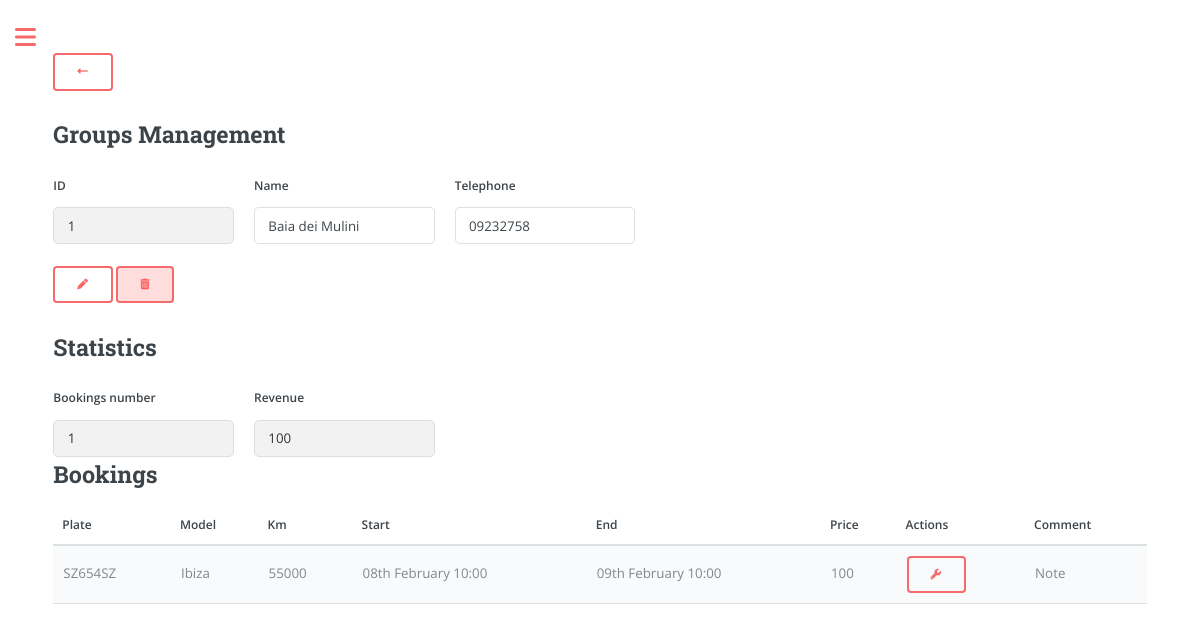
The app's page /groups/1 (signed in), older data.
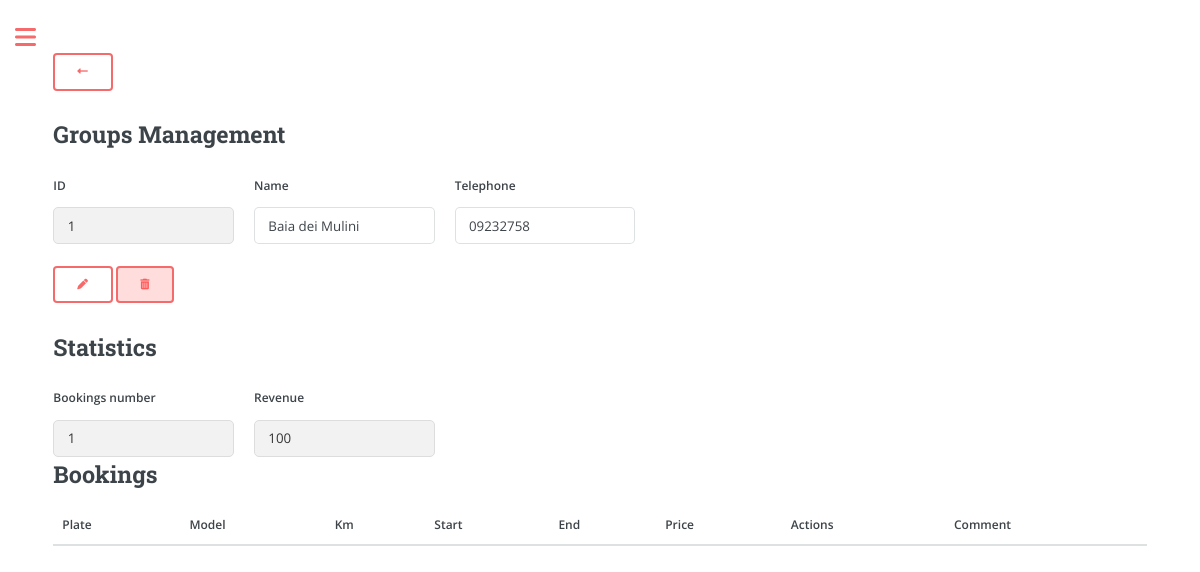
The same page, newer data.
### app/models.py (models this page shows, shortened)
class Booking(db.Model):
    id = db.Column(db.Integer, primary_key=True)
    start_datetime = db.Column(db.DateTime, nullable=False)
    end_datetime = db.Column(db.DateTime, nullable=False)
    car_plate = db.Column(db.String(8), db.ForeignKey('car.plate'), nullable=False)
    user_id = db.Column(db.Integer, db.ForeignKey('user.id'), nullable=False)
    note = db.Column(db.String(160))
    money = db.Column(db.Integer, default=0, index=True)
    km = db.Column(db.Integer, default=0, index=True) # Car's kilometres when booking
    car = db.relationship('Car', backref='bookings', lazy=True)
    contact_id = db.Column(db.Integer, db.ForeignKey('contacts.id', name='booking_contacts_id'), nullable=True)
    group_id = db.Column(db.Integer, db.ForeignKey('groups.id', name='booking_group'), nullable=True)
    group = db.relationship('Groups', back_populates='bookings', lazy=True)

class Car(db.Model):
    plate = db.Column(db.String(8), primary_key=True, index=True, unique=True)
    make = db.Column(db.String(15), index=True)
    model = db.Column(db.String(15), index=True)
    fuel = db.Column(db.String(8), index=True)
    year = db.Column(db.Integer, index=True)
    cc = db.Column(db.Integer, index=True)
    user_id = db.Column(db.Integer, db.ForeignKey('user.id'))
    days = db.Column(db.Integer, default=0, index=True)
    money = db.Column(db.Integer, default=0, index=True) # Referred as 'revenue'
    car_cost = db.Column(db.Integer, default=0, index=True)
    insurance_cost = db.Column(db.Float, default=0, index=True)
    insurance_expiry_date = db.Column(db.DateTime)
    mot_cost = db.Column(db.Float, default=0, index=True)
    mot_expiry_date = db.Column(db.DateTime)
    road_tax_cost = db.Column(db.Float, default=0, index=True)
    road_tax_expiry_date = db.Column(db.DateTime)
    renewal = db.relationship('Renewal', backref='car', lazy='dynamic')
    km = db.Column(db.Integer, default=0, index=True)

### app/routes.py (the view, shortened to what this page needs)
@app.route('/groups/<int:group_id>', methods=['GET', 'POST'])
@login_required
def group_manage(group_id):
    group = Groups.query.get_or_404(group_id)
    group_bookings = group.bookings.all()
    return render_template('group_manage.html' if current_user.language == 'en' else f'group_manage_{current_user.language}.html',
                           group=group, group_bookings=group_bookings, money=group.money, bookings_number=group.bookings_number,
                           user_name=current_user.username if current_user.is_authenticated else None)

### app/models.py (called while the page is built)
@login.user_loader
def load_user(id):
    return User.query.get(int(id))

### app/templates/group_manage.html (shortened to what this page needs)
{% if current_user.language == 'en' %}
    {% extends "index.html" %}
{% else %}
    {% extends "index_" + current_user.language + ".html" %}
{% endif %}
{% block content %}
<link rel="stylesheet" href="{{ url_for('static', filename='css/custom.css') }}">
<div class="row">
    <form action="{{ url_for('groups') }}" method="get">
      <button type="submit" title="Back"><i class="fa-solid fa-left-long"></i></button>
    </form>
  </div>
<h2>Groups Management</h2>
<form method="POST" onsubmit="return confirm('Are you sure you want to proceed?');">
    <div class="row">
        <div class="col">
            <label for="id" class="form-label">ID</label>
            <input type="text" class="form-control" id="id" name="id" value="{{ group.id }}" readonly>
        </div>
        <div class="col">
            <label for="name" class="form-label">Name</label>
            <input type="text" class="form-control" id="name" name="name" value="{{ group.name }}">
        </div>
        <div class="col">
            <label for="telephone" class="form-label">Telephone</label>
            <input type="text" class="form-control" id="telephone" name="telephone" value="{{ group.telephone }}">
        </div>
    </div>
    <br>
    <div class="row">
        <div class="col">
            <button type="submit" class="btn btn-primary" name="action" value="amend"><i class="fa-solid fa-pen"></i></button>
            <button type="submit" class="btn btn-danger btn-delete" name="action" value="delete"><i class="fas fa-trash-alt"></i></button>
        </div>
    </div>
</form>
<h2>Statistics</h2>
<div class="row">
    <div class="col">
        <label for="bookings_number" class="form-label">Bookings number</label>
        <input type="text" class="form-control" id="bookings_number" name="bookings_number" value="{{ bookings_number }}" readonly>
    </div>
    <div class="col">
        <label for="money" class="form-label">Revenue</label>
        <input type="text" class="form-control" id="money" name="money" value="{{ money }}" readonly>
    </div>
</div>
<h2>Bookings</h2>
<form action="{{ url_for('bookings_manage') }}" method="POST">
    <table>
        <thead>
            <tr>
                <th>Plate</th>
                <th>Model</th>
                <th>{{ current_user.measurement_unit.capitalize() }}</th>
                <th>Start</th>
                <th>End</th>
                <th>Price</th>
                <th>Actions</th>
                <th>Comment</th>
            </tr>
        </thead>
        <tbody>
            {% for booking in group_bookings %}
                <tr>
                    <td>{{ booking.car.plate }}</td>
                    <td>{{ booking.car.model }}</td>
                    <td>{{ booking.km }}</td>
                    <td>{{ booking.start_datetime.strftime("%dth %B %H:%M") }}</td>
                    <td>{{ booking.end_datetime.strftime("%dth %B %H:%M") }}</td>
                    <td>{{ booking.money }}</td>
                    <td>
                        <button type="submit" class="btn btn-danger" name="manage_booking" value="{{ booking.id }}"><i class="fa-solid fa-wrench"></i></button>
                    </td>
                    <td>
                        {% if booking.note %}
                            <span class="note-tooltip">
                                Note
                            </span>
                        {% endif %}
                    </td>
                </tr>
            {% endfor %}
        </tbody>
    </table>
</form>
{% endblock %}

Row changes from the older to the newer data that the page shows:
removed Booking: car.plate "SZ654SZ", car.model "Ibiza", km "55000", start_datetime "08th February 10:00", end_datetime "09th February 10:00", money "100", {{ booking.id }} 2 (drawn)
